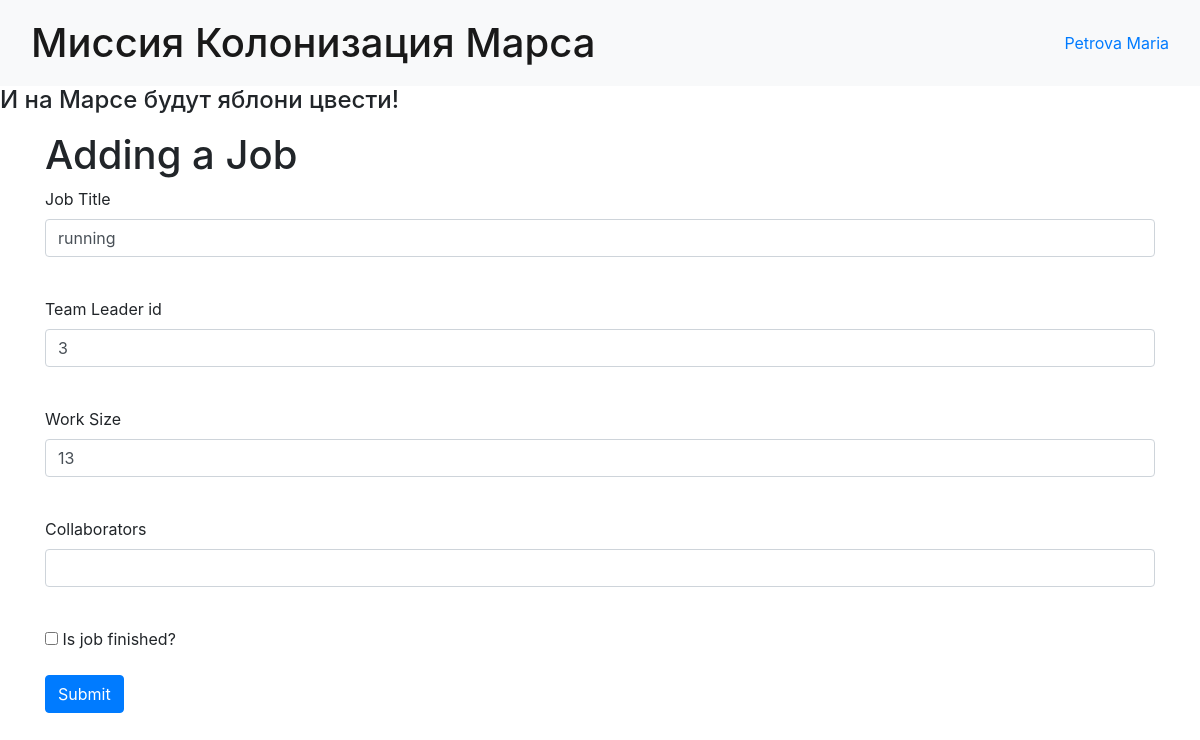
Screenshot of /edit_job/5 (signed in) with the database file from the repository.
### data/users.py (models this page shows, shortened)
class User(SqlAlchemyBase, UserMixin, SerializerMixin):
    __tablename__ = 'users'
    id = sqlalchemy.Column(sqlalchemy.Integer, primary_key=True, autoincrement=True)
    surname = sqlalchemy.Column(sqlalchemy.String)
    name = sqlalchemy.Column(sqlalchemy.String)
    age = sqlalchemy.Column(sqlalchemy.Integer)
    position = sqlalchemy.Column(sqlalchemy.String)
    speciality = sqlalchemy.Column(sqlalchemy.String)
    address = sqlalchemy.Column(sqlalchemy.String)
    email = sqlalchemy.Column(sqlalchemy.String, unique=True)
    hashed_password = sqlalchemy.Column(sqlalchemy.String)
    modified_date = sqlalchemy.Column(sqlalchemy.DateTime, default=datetime.datetime.now)
    jobs = orm.relationship("Jobs", back_populates='user')

### data/jobs.py (models this page shows)
class Jobs(SqlAlchemyBase, SerializerMixin):
    __tablename__ = 'jobs'
    serialize_rules = ('-user',)
    id = sqlalchemy.Column(sqlalchemy.Integer, primary_key=True, autoincrement=True)
    team_leader = sqlalchemy.Column(sqlalchemy.Integer, sqlalchemy.ForeignKey('users.id'))
    job = sqlalchemy.Column(sqlalchemy.String)
    work_size = sqlalchemy.Column(sqlalchemy.Integer)
    collaborators = sqlalchemy.Column(sqlalchemy.String)
    start_date = sqlalchemy.Column(sqlalchemy.DateTime, default=datetime.datetime.now)
    end_date = sqlalchemy.Column(sqlalchemy.DateTime, default=datetime.datetime.now)
    is_finished = sqlalchemy.Column(sqlalchemy.Boolean, default=False)
    user = orm.relationship('User')

### main.py (the view, shortened to what this page needs)
@app.route('/edit_job/<int:id>', methods=['GET', 'POST'])
@login_required
def edit_news(id):
    form = Adding_Job()
    if request.method == "GET":
        db_sess = create_session()
        job = db_sess.query(Jobs).filter(Jobs.id == id,
                                         ((Jobs.user == current_user) | (current_user.id == 1))
                                         ).first()
        if job:
            form.job.data = job.job
            form.team_leader_id.data = job.team_leader
            form.work_size.data = job.work_size
            form.collaborators.data = job.collaborators
            form.is_finished.data = job.is_finished
        else:
            abort(404)
    return render_template('add_job.html',
                           title='Редактирование работы',
                           form=form
                           )

### data/forms/add_job.py
class Adding_Job(FlaskForm):
    job = StringField('Job Title', validators=[DataRequired()])
    team_leader_id = StringField('Team Leader id', validators=[DataRequired()])
    work_size = IntegerField('Work Size', validators=[DataRequired()])
    collaborators = StringField('Collaborators', validators=[DataRequired()])
    is_finished = BooleanField('Is job finished?')
    submit = SubmitField('Submit')

### data/db_session.py (called while the page is built)
def create_session() -> Session:
    global __factory
    return __factory()

### main.py (called while the page is built)
@login_manager.user_loader
def load_user(user_id):
    db_sess = create_session()
    return db_sess.get(User, user_id)

### templates/add_job.html (shortened to what this page needs)
{% extends "base.html" %}
{% block content %}
<h1>Adding a Job</h1>
<form action="" method="post">
    <p>
        {{ form.job.label }}<br>
        {{ form.job(class="form-control") }}<br>
    </p>
    <p>
        {{ form.team_leader_id.label }}<br>
        {{ form.team_leader_id(class="form-control") }}<br>
    </p>
    <p>
        {{ form.work_size.label }}<br>
        {{ form.work_size(class="form-control") }}<br>
    </p>
    <p>
        {{ form.collaborators.label }}<br>
        {{ form.collaborators(class="form-control") }}<br>
    </p>
    <p>{{ form.is_finished() }} {{ form.is_finished.label }}</p>
    <p>{{ form.submit(type="submit", class="btn btn-primary") }}</p>
</form>
{% endblock %}

### templates/base.html (shortened to what this page needs)
<!doctype html>
<html lang="en">
  <head>
    <link
      rel="stylesheet"
      href="https://stackpath.bootstrapcdn.com/bootstrap/4.4.1/css/bootstrap.min.css"
    />
  </head>
  <body>
    <nav class="navbar navbar-light bg-light">
      <div class="container-fluid">
        <h1 class="navbar-brand mb-0" style="font-size: 2.5rem">
          Миссия Колонизация Марса
        </h1>
        <div>
          {% if current_user.is_authenticated %}
          <a href="/logout"
            >{{ current_user.surname }} {{ current_user.name }}</a
          >
          {% else %}
          <a class="btn btn-primary" href="/register">Зарегистрироваться</a>
          <a class="btn btn-success" href="/login">Войти</a>
          {% endif %}
        </div>
      </div>
    </nav>
    <h4>И на Марсе будут яблони цвести!</h4>
    <main role="main" class="container mt-3">
      {% block content %}{% endblock %}
    </main>
  </body>
</html>

### rows the page displays
User: surname "Petrova", name "Maria"
Jobs: job "running", work_size "13"
